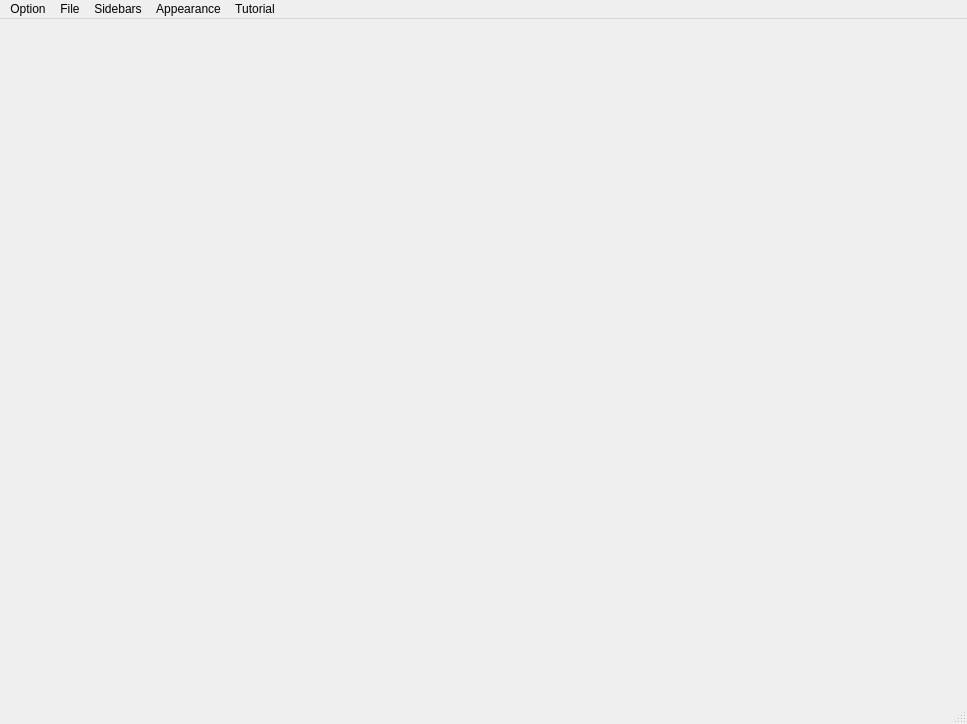
<?xml version="1.0" encoding="UTF-8"?>
<ui version="4.0">
 <class>MainWindow</class>
 <widget class="QMainWindow" name="MainWindow">
  <property name="geometry">
   <rect>
    <x>0</x>
    <y>0</y>
    <width>967</width>
    <height>724</height>
   </rect>
  </property>
  <property name="windowTitle">
   <string>MainWindow</string>
  </property>
  <widget class="QWidget" name="centralwidget"/>
  <widget class="QMenuBar" name="menubar">
   <property name="geometry">
    <rect>
     <x>0</x>
     <y>0</y>
     <width>967</width>
     <height>22</height>
    </rect>
   </property>
   <widget class="QMenu" name="menuFile">
    <property name="title">
     <string>File</string>
    </property>
    <widget class="QMenu" name="menuImport_Calendar">
     <property name="title">
      <string>Import Calendar</string>
     </property>
     <addaction name="actionImport_from_file"/>
     <addaction name="actionImport_from_URL"/>
    </widget>
    <addaction name="menuImport_Calendar"/>
    <addaction name="actionSave_Calendar"/>
    <addaction name="actionSave_Calendar_As"/>
   </widget>
   <widget class="QMenu" name="menuSidebars">
    <property name="title">
     <string>Sidebars</string>
    </property>
    <addaction name="actionShow_Homework"/>
    <addaction name="actionShow_Class"/>
   </widget>
   <widget class="QMenu" name="menuAppearance">
    <property name="title">
     <string>Appearance</string>
    </property>
    <widget class="QMenu" name="menuThemes">
     <property name="title">
      <string>Themes</string>
     </property>
     <addaction name="actionLight_Mode"/>
     <addaction name="actionDark_Mode"/>
    </widget>
    <addaction name="menuThemes"/>
    <addaction name="separator"/>
    <addaction name="actionEnter_Fullscreen"/>
   </widget>
   <widget class="QMenu" name="menuOption">
    <property name="title">
     <string>Option</string>
    </property>
    <addaction name="actionSettings"/>
    <addaction name="separator"/>
    <addaction name="actionAbout"/>
   </widget>
   <widget class="QMenu" name="menuTutorial">
    <property name="title">
     <string>Tutorial</string>
    </property>
    <addaction name="actionView_Online_Tutorial"/>
    <addaction name="separator"/>
    <addaction name="actionSearch_For_Problem"/>
   </widget>
   <addaction name="menuOption"/>
   <addaction name="menuFile"/>
   <addaction name="menuSidebars"/>
   <addaction name="menuAppearance"/>
   <addaction name="menuTutorial"/>
  </widget>
  <widget class="QStatusBar" name="statusbar"/>
  <action name="actionSave_Calendar">
   <property name="text">
    <string>Save Calendar</string>
   </property>
  </action>
  <action name="actionSave_Calendar_As">
   <property name="text">
    <string>Save Calendar As</string>
   </property>
  </action>
  <action name="actionImport_from_file">
   <property name="text">
    <string>Import from file</string>
   </property>
  </action>
  <action name="actionImport_from_URL">
   <property name="text">
    <string>Import from URL</string>
   </property>
  </action>
  <action name="actionShow_Homework">
   <property name="text">
    <string>Show Homework</string>
   </property>
  </action>
  <action name="actionShow_Class">
   <property name="text">
    <string>Show Class</string>
   </property>
  </action>
  <action name="actionEnter_Fullscreen">
   <property name="text">
    <string>Enter Fullscreen</string>
   </property>
  </action>
  <action name="actionLight_Mode">
   <property name="text">
    <string>Light Mode</string>
   </property>
  </action>
  <action name="actionDark_Mode">
   <property name="text">
    <string>Dark Mode</string>
   </property>
  </action>
  <action name="actionSettings">
   <property name="text">
    <string>Settings</string>
   </property>
  </action>
  <action name="actionAbout">
   <property name="text">
    <string>About</string>
   </property>
  </action>
  <action name="actionView_Online_Tutorial">
   <property name="text">
    <string>View Online Tutorial</string>
   </property>
  </action>
  <action name="actionSearch_For_Problem">
   <property name="text">
    <string>Search For Problem</string>
   </property>
  </action>
 </widget>
 <resources/>
 <connections/>
</ui>
